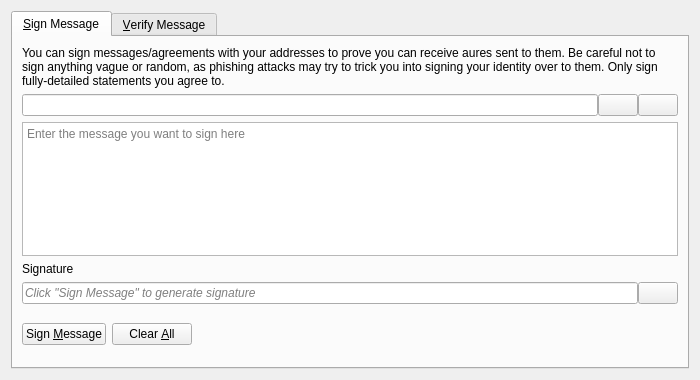
<?xml version="1.0" encoding="UTF-8"?>
<ui version="4.0">
 <class>SignVerifyMessageDialog</class>
 <widget class="QDialog" name="SignVerifyMessageDialog">
  <property name="geometry">
   <rect>
    <x>0</x>
    <y>0</y>
    <width>700</width>
    <height>380</height>
   </rect>
  </property>
  <property name="windowTitle">
   <string>Signatures - Sign / Verify a Message</string>
  </property>
  <property name="modal">
   <bool>true</bool>
  </property>
  <layout class="QVBoxLayout" name="verticalLayout">
   <item>
    <widget class="QTabWidget" name="tabWidget">
     <property name="currentIndex">
      <number>0</number>
     </property>
     <widget class="QWidget" name="tabSignMessage">
      <attribute name="title">
       <string>&amp;Sign Message</string>
      </attribute>
      <layout class="QVBoxLayout" name="verticalLayout_SM">
       <item>
        <widget class="QLabel" name="infoLabel_SM">
         <property name="text">
          <string>You can sign messages/agreements with your addresses to prove you can receive aures sent to them. Be careful not to sign anything vague or random, as phishing attacks may try to trick you into signing your identity over to them. Only sign fully-detailed statements you agree to.</string>
         </property>
         <property name="textFormat">
          <enum>Qt::PlainText</enum>
         </property>
         <property name="wordWrap">
          <bool>true</bool>
         </property>
        </widget>
       </item>
       <item>
        <layout class="QHBoxLayout" name="horizontalLayout_1_SM">
         <property name="spacing">
          <number>0</number>
         </property>
         <item>
          <widget class="QValidatedLineEdit" name="addressIn_SM">
           <property name="toolTip">
            <string>The Aure address to sign the message with</string>
           </property>
          </widget>
         </item>
         <item>
          <widget class="QPushButton" name="addressBookButton_SM">
           <property name="toolTip">
            <string>Choose previously used address</string>
           </property>
           <property name="text">
            <string/>
           </property>
           <property name="icon">
            <iconset resource="../bitcoin.qrc">
             <normaloff>:/icons/address-book</normaloff>:/icons/address-book</iconset>
           </property>
           <property name="shortcut">
            <string>Alt+A</string>
           </property>
           <property name="autoDefault">
            <bool>false</bool>
           </property>
          </widget>
         </item>
         <item>
          <widget class="QPushButton" name="pasteButton_SM">
           <property name="toolTip">
            <string>Paste address from clipboard</string>
           </property>
           <property name="text">
            <string/>
           </property>
           <property name="icon">
            <iconset resource="../bitcoin.qrc">
             <normaloff>:/icons/editpaste</normaloff>:/icons/editpaste</iconset>
           </property>
           <property name="shortcut">
            <string>Alt+P</string>
           </property>
           <property name="autoDefault">
            <bool>false</bool>
           </property>
          </widget>
         </item>
        </layout>
       </item>
       <item>
        <widget class="QPlainTextEdit" name="messageIn_SM">
         <property name="toolTip">
          <string>Enter the message you want to sign here</string>
         </property>
         <property name="placeholderText">
          <string>Enter the message you want to sign here</string>
         </property>
        </widget>
       </item>
       <item>
        <widget class="QLabel" name="signatureLabel_SM">
         <property name="text">
          <string>Signature</string>
         </property>
         <property name="textFormat">
          <enum>Qt::PlainText</enum>
         </property>
        </widget>
       </item>
       <item>
        <layout class="QHBoxLayout" name="horizontalLayout_2_SM">
         <property name="spacing">
          <number>0</number>
         </property>
         <item>
          <widget class="QLineEdit" name="signatureOut_SM">
           <property name="placeholderText">
            <string>Click "Sign Message" to generate signature</string>
           </property>
           <property name="font">
            <font>
             <italic>true</italic>
            </font>
           </property>
           <property name="readOnly">
            <bool>true</bool>
           </property>
          </widget>
         </item>
         <item>
          <widget class="QPushButton" name="copySignatureButton_SM">
           <property name="toolTip">
            <string>Copy the current signature to the system clipboard</string>
           </property>
           <property name="text">
            <string/>
           </property>
           <property name="icon">
            <iconset resource="../bitcoin.qrc">
             <normaloff>:/icons/editcopy</normaloff>:/icons/editcopy</iconset>
           </property>
           <property name="autoDefault">
            <bool>false</bool>
           </property>
          </widget>
         </item>
        </layout>
       </item>
       <item>
        <layout class="QHBoxLayout" name="horizontalLayout_3_SM">
         <item>
          <widget class="QPushButton" name="signMessageButton_SM">
           <property name="toolTip">
            <string>Sign the message to prove you own this Aure address</string>
           </property>
           <property name="text">
            <string>Sign &amp;Message</string>
           </property>
           <property name="icon">
            <iconset resource="../bitcoin.qrc">
             <normaloff>:/icons/edit</normaloff>:/icons/edit</iconset>
           </property>
           <property name="autoDefault">
            <bool>false</bool>
           </property>
          </widget>
         </item>
         <item>
          <widget class="QPushButton" name="clearButton_SM">
           <property name="toolTip">
            <string>Reset all sign message fields</string>
           </property>
           <property name="text">
            <string>Clear &amp;All</string>
           </property>
           <property name="icon">
            <iconset resource="../bitcoin.qrc">
             <normaloff>:/icons/remove</normaloff>:/icons/remove</iconset>
           </property>
           <property name="autoDefault">
            <bool>false</bool>
           </property>
          </widget>
         </item>
         <item>
          <spacer name="horizontalSpacer_1_SM">
           <property name="orientation">
            <enum>Qt::Horizontal</enum>
           </property>
           <property name="sizeHint" stdset="0">
            <size>
             <width>40</width>
             <height>48</height>
            </size>
           </property>
          </spacer>
         </item>
         <item>
          <widget class="QLabel" name="statusLabel_SM">
           <property name="font">
            <font>
             <weight>75</weight>
             <bold>true</bold>
            </font>
           </property>
           <property name="text">
            <string/>
           </property>
           <property name="wordWrap">
            <bool>true</bool>
           </property>
          </widget>
         </item>
         <item>
          <spacer name="horizontalSpacer_2_SM">
           <property name="orientation">
            <enum>Qt::Horizontal</enum>
           </property>
           <property name="sizeHint" stdset="0">
            <size>
             <width>40</width>
             <height>48</height>
            </size>
           </property>
          </spacer>
         </item>
        </layout>
       </item>
      </layout>
     </widget>
     <widget class="QWidget" name="tabVerifyMessage">
      <attribute name="title">
       <string>&amp;Verify Message</string>
      </attribute>
      <layout class="QVBoxLayout" name="verticalLayout_VM">
       <item>
        <widget class="QLabel" name="infoLabel_VM">
         <property name="text">
          <string>Enter the receiver's address, message (ensure you copy line breaks, spaces, tabs, etc. exactly) and signature below to verify the message. Be careful not to read more into the signature than what is in the signed message itself, to avoid being tricked by a man-in-the-middle attack. Note that this only proves the signing party receives with the address, it cannot prove sendership of any transaction!</string>
         </property>
         <property name="textFormat">
          <enum>Qt::PlainText</enum>
         </property>
         <property name="alignment">
          <set>Qt::AlignLeading|Qt::AlignLeft|Qt::AlignTop</set>
         </property>
         <property name="wordWrap">
          <bool>true</bool>
         </property>
        </widget>
       </item>
       <item>
        <layout class="QHBoxLayout" name="horizontalLayout_1_VM">
         <property name="spacing">
          <number>0</number>
         </property>
         <item>
          <widget class="QValidatedLineEdit" name="addressIn_VM">
           <property name="toolTip">
            <string>The Aure address the message was signed with</string>
           </property>
          </widget>
         </item>
         <item>
          <widget class="QPushButton" name="addressBookButton_VM">
           <property name="toolTip">
            <string>Choose previously used address</string>
           </property>
           <property name="text">
            <string/>
           </property>
           <property name="icon">
            <iconset resource="../bitcoin.qrc">
             <normaloff>:/icons/address-book</normaloff>:/icons/address-book</iconset>
           </property>
           <property name="shortcut">
            <string>Alt+A</string>
           </property>
           <property name="autoDefault">
            <bool>false</bool>
           </property>
          </widget>
         </item>
        </layout>
       </item>
       <item>
        <widget class="QPlainTextEdit" name="messageIn_VM">
          <property name="toolTip">
            <string>The signed message to verify</string>
          </property>
          <property name="placeholderText">
            <string>The signed message to verify</string>
          </property>
        </widget>
       </item>
       <item>
        <widget class="QValidatedLineEdit" name="signatureIn_VM">
          <property name="toolTip">
            <string>The signature given when the message was signed</string>
          </property>
          <property name="placeholderText">
            <string>The signature given when the message was signed</string>
          </property>
        </widget>
       </item>
       <item>
        <layout class="QHBoxLayout" name="horizontalLayout_2_VM">
         <item>
          <widget class="QPushButton" name="verifyMessageButton_VM">
           <property name="toolTip">
            <string>Verify the message to ensure it was signed with the specified Aure address</string>
           </property>
           <property name="text">
            <string>Verify &amp;Message</string>
           </property>
           <property name="icon">
            <iconset resource="../bitcoin.qrc">
             <normaloff>:/icons/transaction_0</normaloff>:/icons/transaction_0</iconset>
           </property>
           <property name="autoDefault">
            <bool>false</bool>
           </property>
          </widget>
         </item>
         <item>
          <widget class="QPushButton" name="clearButton_VM">
           <property name="toolTip">
            <string>Reset all verify message fields</string>
           </property>
           <property name="text">
            <string>Clear &amp;All</string>
           </property>
           <property name="icon">
            <iconset resource="../bitcoin.qrc">
             <normaloff>:/icons/remove</normaloff>:/icons/remove</iconset>
           </property>
           <property name="autoDefault">
            <bool>false</bool>
           </property>
          </widget>
         </item>
         <item>
          <spacer name="horizontalSpacer_1_VM">
           <property name="orientation">
            <enum>Qt::Horizontal</enum>
           </property>
           <property name="sizeHint" stdset="0">
            <size>
             <width>40</width>
             <height>48</height>
            </size>
           </property>
          </spacer>
         </item>
         <item>
          <widget class="QLabel" name="statusLabel_VM">
           <property name="font">
            <font>
             <weight>75</weight>
             <bold>true</bold>
            </font>
           </property>
           <property name="text">
            <string/>
           </property>
           <property name="wordWrap">
            <bool>true</bool>
           </property>
          </widget>
         </item>
         <item>
          <spacer name="horizontalSpacer_2_VM">
           <property name="orientation">
            <enum>Qt::Horizontal</enum>
           </property>
           <property name="sizeHint" stdset="0">
            <size>
             <width>40</width>
             <height>48</height>
            </size>
           </property>
          </spacer>
         </item>
        </layout>
       </item>
      </layout>
     </widget>
    </widget>
   </item>
  </layout>
 </widget>
 <customwidgets>
  <customwidget>
   <class>QValidatedLineEdit</class>
   <extends>QLineEdit</extends>
   <header>qt/qvalidatedlineedit.h</header>
  </customwidget>
 </customwidgets>
 <resources>
  <include location="../bitcoin.qrc"/>
 </resources>
 <connections/>
</ui>
